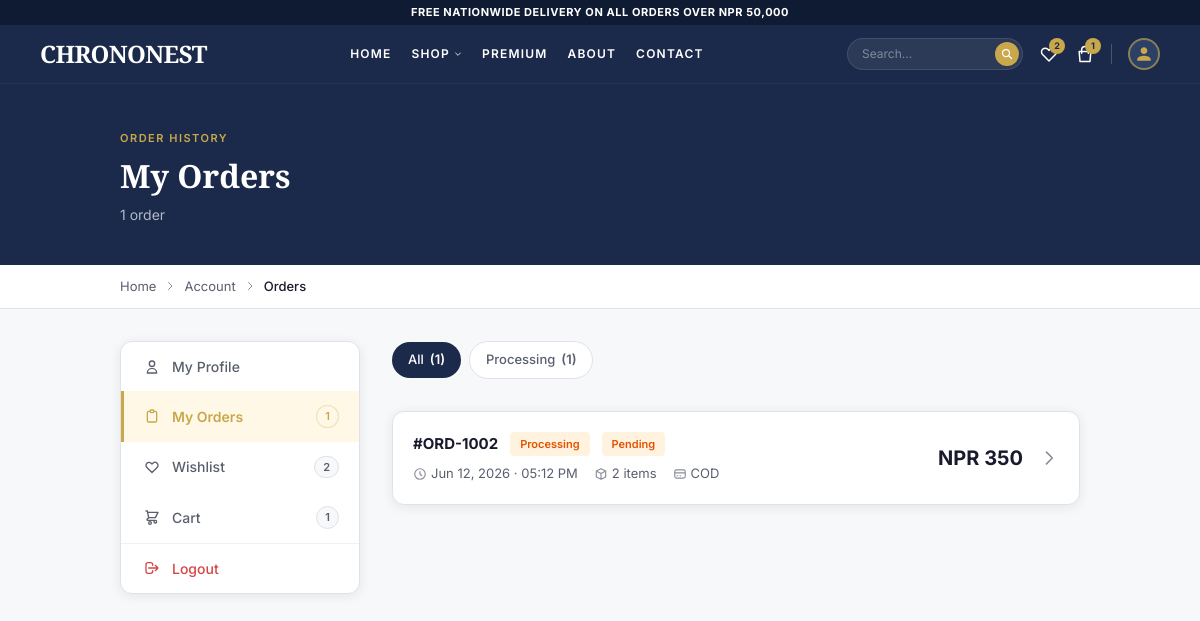
/pages/account/orders.php (signed in), run on the app's committed database.
### tables this page shows
CREATE TABLE orders (
    id INT PRIMARY KEY AUTO_INCREMENT,
    user_id INT NULL,
    order_number VARCHAR(50) UNIQUE NOT NULL,
    customer_name VARCHAR(100) NOT NULL,
    customer_email VARCHAR(100) NOT NULL,
    customer_phone VARCHAR(10) NOT NULL,
    shipping_address TEXT NOT NULL,
    payment_method ENUM('COD', 'eSewa') NOT NULL,
    payment_status ENUM('pending', 'paid', 'failed') DEFAULT 'pending',
    transaction_id VARCHAR(100) NULL,
    total_amount DECIMAL(10,2) NOT NULL,
    shipping_charge DECIMAL(10,2) DEFAULT 0,
    grand_total DECIMAL(10,2) NOT NULL,  
    order_status ENUM('pending', 'confirmed', 'processing', 'shipped', 'delivered') DEFAULT 'pending',
    admin_notes TEXT NULL,
    ordered_at TIMESTAMP DEFAULT CURRENT_TIMESTAMP,
    confirmed_at TIMESTAMP NULL,
    shipped_at TIMESTAMP NULL,
    delivered_at TIMESTAMP NULL,
    FOREIGN KEY (user_id) REFERENCES users(id) ON DELETE SET NULL
);

### pages/account/orders.php (the view, shortened to what this page needs)
<?php
require_once '../../config/db.php';
$user_id = $_SESSION['user_id'];
$status_filter = isset($_GET['status']) ? trim($_GET['status']) : '';
$where = "user_id = ?";
$params = [$user_id];
$types = "i";
$stmt = mysqli_prepare($conn, "SELECT * FROM orders WHERE $where ORDER BY ordered_at DESC");
mysqli_stmt_bind_param($stmt, $types, ...$params);
mysqli_stmt_execute($stmt);
$orders = mysqli_fetch_all(mysqli_stmt_get_result($stmt), MYSQLI_ASSOC);
$all_count = mysqli_fetch_assoc(mysqli_query($conn, "SELECT COUNT(*) as cnt FROM orders WHERE user_id = $user_id"))['cnt'];
$status_counts = [];
foreach (['pending','confirmed','processing','shipped','delivered'] as $s) {
    $sc = mysqli_fetch_assoc(mysqli_query($conn, "SELECT COUNT(*) as cnt FROM orders WHERE user_id = $user_id AND order_status = '$s'"));
    $status_counts[$s] = $sc['cnt'];
}
$order_count = $all_count;
require_once '../../includes/header.php';
?>
<section class="bg-[#1B2A4A] py-10">
    <div class="container mx-auto px-4 sm:px-6 lg:px-8">
        <span class="font-['Inter'] font-semibold text-[11px] uppercase tracking-[1.5px] text-[#C9A84C]">Order History</span>
        <h1 class="font-['Playfair_Display'] font-bold text-[32px] text-white mt-1">My Orders</h1>
        <p class="font-['Inter'] text-[14px] text-[#B0B8C9] mt-1"><?= count($orders) ?> order<?= count($orders) !== 1 ? 's' : '' ?><?= $status_filter ? ' (' . ucfirst($status_filter) . ')' : '' ?></p>
    </div>
</section>
<div class="bg-white border-b border-[#E0E2E7]">
    <div class="container mx-auto px-4 sm:px-6 lg:px-8 py-3">
        <nav class="flex items-center gap-2 font-['Inter'] text-[13px] text-[#5A5F6D]">
            <a href="../../index.php" class="hover:text-[#C9A84C] transition-colors">Home</a>
            <svg class="w-3 h-3 text-[#8A8F99]" fill="none" stroke="currentColor" viewBox="0 0 24 24"><path stroke-linecap="round" stroke-linejoin="round" stroke-width="2" d="M9 5l7 7-7 7"/></svg>
            <a href="index.php" class="hover:text-[#C9A84C] transition-colors">Account</a>
            <svg class="w-3 h-3 text-[#8A8F99]" fill="none" stroke="currentColor" viewBox="0 0 24 24"><path stroke-linecap="round" stroke-linejoin="round" stroke-width="2" d="M9 5l7 7-7 7"/></svg>
            <span class="text-[#1A1A2E] font-medium">Orders</span>
        </nav>
    </div>
</div>
<section class="py-8 bg-[#F7F8FA] min-h-screen">
    <div class="container mx-auto px-4 sm:px-6 lg:px-8">
        <div class="flex flex-col lg:flex-row gap-8">
            <aside class="w-full lg:w-[240px] flex-shrink-0">
                <div class="bg-white rounded-xl border border-[#E0E2E7] shadow-[0_2px_12px_rgba(0,0,0,0.08)] overflow-hidden sticky top-[100px]">
                    <nav class="flex flex-col">
                        <a href="index.php" class="flex items-center gap-3 px-5 py-3.5 border-l-[3px] border-transparent hover:bg-[#F7F8FA] hover:border-[#E0E2E7] font-['Inter'] font-medium text-[14px] text-[#5A5F6D] hover:text-[#1A1A2E] transition-all duration-150">
                            <svg class="w-4 h-4" fill="none" stroke="currentColor" viewBox="0 0 24 24"><path stroke-linecap="round" stroke-linejoin="round" stroke-width="2" d="M16 7a4 4 0 11-8 0 4 4 0 018 0zM12 14a7 7 0 00-7 7h14a7 7 0 00-7-7z"/></svg>
                            My Profile
                        </a>
                        <a href="orders.php" class="flex items-center gap-3 px-5 py-3.5 bg-[#FFF8E7] border-l-[3px] border-[#C9A84C] font-['Inter'] font-semibold text-[14px] text-[#C9A84C]">
                            <svg class="w-4 h-4" fill="none" stroke="currentColor" viewBox="0 0 24 24"><path stroke-linecap="round" stroke-linejoin="round" stroke-width="2" d="M9 5H7a2 2 0 00-2 2v12a2 2 0 002 2h10a2 2 0 002-2V7a2 2 0 00-2-2h-2M9 5a2 2 0 002 2h2a2 2 0 002-2M9 5a2 2 0 012-2h2a2 2 0 012 2"/></svg>
                            My Orders
                            <?php if ($order_count): ?><span class="ml-auto bg-[#FFF8E7] border border-[#C9A84C]/30 rounded-full px-2 py-0.5 font-['Inter'] font-semibold text-[11px] text-[#C9A84C]"><?= $order_count ?></span><?php endif; ?>
                        </a>
                        <a href="wishlist.php" class="flex items-center gap-3 px-5 py-3.5 border-l-[3px] border-transparent hover:bg-[#F7F8FA] hover:border-[#E0E2E7] font-['Inter'] font-medium text-[14px] text-[#5A5F6D] hover:text-[#1A1A2E] transition-all duration-150">
                            <svg class="w-4 h-4" fill="none" stroke="currentColor" viewBox="0 0 24 24"><path stroke-linecap="round" stroke-linejoin="round" stroke-width="2" d="M4.318 6.318a4.5 4.5 0 000 6.364L12 20.364l7.682-7.682a4.5 4.5 0 00-6.364-6.364L12 7.636l-1.318-1.318a4.5 4.5 0 00-6.364 0z"/></svg>
                            Wishlist
                            <?php if ($wishlist_count): ?><span class="ml-auto bg-[#F7F8FA] border border-[#E0E2E7] rounded-full px-2 py-0.5 font-['Inter'] font-semibold text-[11px] text-[#5A5F6D]"><?= $wishlist_count ?></span><?php endif; ?>
                        </a>
                        <a href="../cart.php" class="flex items-center gap-3 px-5 py-3.5 border-l-[3px] border-transparent hover:bg-[#F7F8FA] hover:border-[#E0E2E7] font-['Inter'] font-medium text-[14px] text-[#5A5F6D] hover:text-[#1A1A2E] transition-all duration-150">
                            <svg class="w-4 h-4" fill="none" stroke="currentColor" viewBox="0 0 24 24"><path stroke-linecap="round" stroke-linejoin="round" stroke-width="2" d="M3 3h2l.4 2M7 13h10l4-8H5.4M7 13L5.4 5M7 13l-2.293 2.293c-.63.63-.184 1.707.707 1.707H17m0 0a2 2 0 100 4 2 2 0 000-4zm-8 2a2 2 0 100 4 2 2 0 000-4z"/></svg>
                            Cart
                            <?php if ($cart_count): ?><span class="ml-auto bg-[#F7F8FA] border border-[#E0E2E7] rounded-full px-2 py-0.5 font-['Inter'] font-semibold text-[11px] text-[#5A5F6D]"><?= $cart_count ?></span><?php endif; ?>
                        </a>
                        <div class="border-t border-[#F0F1F3]"></div>
                        <a href="../logout.php" class="flex items-center gap-3 px-5 py-3.5 border-l-[3px] border-transparent hover:bg-[#FDEAEA] font-['Inter'] font-medium text-[14px] text-[#D64545] transition-all duration-150">
                            <svg class="w-4 h-4" fill="none" stroke="currentColor" viewBox="0 0 24 24"><path stroke-linecap="round" stroke-linejoin="round" stroke-width="2" d="M17 16l4-4m0 0l-4-4m4 4H7m6 4v1a3 3 0 01-3 3H6a3 3 0 01-3-3V7a3 3 0 013-3h4a3 3 0 013 3v1"/></svg>
                            Logout
                        </a>
                    </nav>
                </div>
            </aside>
            <div class="flex-1">
                <div class="flex items-center gap-2 mb-6 overflow-x-auto pb-2">
                    <a href="orders.php" class="inline-flex items-center gap-1.5 px-4 py-2 rounded-full font-['Inter'] font-medium text-[13px] transition-all duration-150 whitespace-nowrap <?= !$status_filter ? 'bg-[#1B2A4A] text-white' : 'bg-white border border-[#E0E2E7] text-[#5A5F6D] hover:border-[#1B2A4A] hover:text-[#1A1A2E]' ?>">All <span class="font-semibold">(<?= $all_count ?>)</span></a>
                    <?php
                    $tab_config = [
                        'pending' => 'Pending',
                        'confirmed' => 'Confirmed',
                        'processing' => 'Processing',
                        'shipped' => 'Shipped',
                        'delivered' => 'Delivered',
                    ];
                    foreach ($tab_config as $skey => $slabel):
                        if ($status_counts[$skey] == 0) continue;
                    ?>
                    <a href="orders.php?status=<?= $skey ?>" class="inline-flex items-center gap-1.5 px-4 py-2 rounded-full font-['Inter'] font-medium text-[13px] transition-all duration-150 whitespace-nowrap <?= $status_filter === $skey ? 'bg-[#1B2A4A] text-white' : 'bg-white border border-[#E0E2E7] text-[#5A5F6D] hover:border-[#1B2A4A] hover:text-[#1A1A2E]' ?>"><?= $slabel ?> <span class="font-semibold">(<?= $status_counts[$skey] ?>)</span></a>
                    <?php endforeach; ?>
                </div>
                <?php if (empty($orders)): ?>
                <div class="flex flex-col items-center justify-center py-20 text-center">
                    <svg class="w-20 h-20 text-[#E0E2E7] mb-5" fill="none" stroke="currentColor" viewBox="0 0 24 24"><path stroke-linecap="round" stroke-linejoin="round" stroke-width="1" d="M9 5H7a2 2 0 00-2 2v12a2 2 0 002 2h10a2 2 0 002-2V7a2 2 0 00-2-2h-2M9 5a2 2 0 002 2h2a2 2 0 002-2M9 5a2 2 0 012-2h2a2 2 0 012 2"/></svg>
                    <h3 class="font-['Playfair_Display'] font-semibold text-[22px] text-[#1A1A2E] mb-2">No orders found</h3>
                    <p class="font-['Inter'] text-[14px] text-[#5A5F6D] mb-6"><?= $status_filter ? 'No ' . $status_filter . ' orders.' : "You haven't placed any orders yet." ?></p>
                    <a href="../shop.php" class="inline-flex items-center gap-2 h-[44px] px-6 bg-[#C9A84C] hover:bg-[#B8953F] text-white font-['Inter'] font-semibold text-[14px] rounded-lg transition-all duration-200">Start Shopping</a>
                </div>
                <?php else: ?>
                <div class="space-y-4">
                    <?php foreach ($orders as $order):
                        $status_classes = match($order['order_status']) {
                            'pending' => 'bg-[#E3F2FD] text-[#1565C0]',
                            'confirmed' => 'bg-[#FFF3E0] text-[#E65100]',
                            'processing' => 'bg-[#FFF3E0] text-[#E65100]',
                            'shipped' => 'bg-[#E3F2FD] text-[#1565C0]',
                            'delivered' => 'bg-[#E8F5E9] text-[#2E7D32]',
                            default => 'bg-[#F7F8FA] text-[#5A5F6D]'
                        };
                        $pay_classes = match($order['payment_status']) {
                            'paid' => 'bg-[#E8F5E9] text-[#2E7D32]',
                            'failed' => 'bg-[#FDEAEA] text-[#D64545]',
                            default => 'bg-[#FFF3E0] text-[#E65100]'
                        };
                        $ic = mysqli_fetch_assoc(mysqli_query($conn, "SELECT COUNT(*) as cnt, SUM(quantity) as qty FROM order_items WHERE order_id = {$order['id']}"));
                    ?>
                    <a href="order-detail.php?id=<?= $order['id'] ?>" class="block bg-white rounded-xl border border-[#E0E2E7] shadow-[0_2px_12px_rgba(0,0,0,0.08)] hover:shadow-[0_8px_28px_rgba(0,0,0,0.14)] hover:-translate-y-0.5 transition-all duration-200 overflow-hidden">
                        <div class="flex flex-col sm:flex-row sm:items-center justify-between p-5 gap-4">
                            <div class="flex-1 min-w-0">
                                <div class="flex items-center gap-3 mb-2 flex-wrap">
                                    <span class="font-['Inter'] font-bold text-[15px] text-[#1A1A2E]">#<?= htmlspecialchars($order['order_number']) ?></span>
                                    <span class="inline-block px-2.5 py-1 rounded font-['Inter'] font-semibold text-[11px] <?= $status_classes ?>"><?= ucfirst($order['order_status']) ?></span>
                                    <span class="inline-block px-2.5 py-1 rounded font-['Inter'] font-semibold text-[11px] <?= $pay_classes ?>"><?= ucfirst($order['payment_status']) ?></span>
                                </div>
                                <div class="flex items-center gap-4 font-['Inter'] text-[13px] text-[#5A5F6D] flex-wrap">
                                    <span class="flex items-center gap-1"><svg class="w-3.5 h-3.5 text-[#8A8F99]" fill="none" stroke="currentColor" viewBox="0 0 24 24"><path stroke-linecap="round" stroke-linejoin="round" stroke-width="2" d="M12 8v4l3 3m6-3a9 9 0 11-18 0 9 9 0 0118 0z"/></svg><?= date('M d, Y · h:i A', strtotime($order['ordered_at'])) ?></span>
                                    <span class="flex items-center gap-1"><svg class="w-3.5 h-3.5 text-[#8A8F99]" fill="none" stroke="currentColor" viewBox="0 0 24 24"><path stroke-linecap="round" stroke-linejoin="round" stroke-width="2" d="M20 7l-8-4-8 4m16 0l-8 4m8-4v10l-8 4m0-10L4 7m8 4v10M4 7v10l8 4"/></svg><?= $ic['qty'] ?> item<?= $ic['qty'] > 1 ? 's' : '' ?></span>
                                    <span class="flex items-center gap-1"><svg class="w-3.5 h-3.5 text-[#8A8F99]" fill="none" stroke="currentColor" viewBox="0 0 24 24"><path stroke-linecap="round" stroke-linejoin="round" stroke-width="2" d="M3 10h18M7 15h1m4 0h1m-7 4h12a3 3 0 003-3V8a3 3 0 00-3-3H6a3 3 0 00-3 3v8a3 3 0 003 3z"/></svg><?= $order['payment_method'] ?></span>
                                </div>
                            </div>
                            <div class="flex items-center gap-4">
                                <div class="text-right">
                                    <div class="font-['Inter'] font-bold text-[20px] text-[#1A1A2E]">NPR <?= number_format($order['grand_total'], 0) ?></div>
                                </div>
                                <svg class="w-5 h-5 text-[#8A8F99]" fill="none" stroke="currentColor" viewBox="0 0 24 24"><path stroke-linecap="round" stroke-linejoin="round" stroke-width="2" d="M9 5l7 7-7 7"/></svg>
                            </div>
                        </div>
                    </a>
                    <?php endforeach; ?>
                </div>
                <?php endif; ?>
            </div>
        </div>
    </div>
</section>
<?php require_once '../../includes/footer.php'; ?>

### includes/header.php (style rules this page uses)
.font-inter { font-family: 'Inter', sans-serif; }

### data on the page
orders: order_number "ORD-1002", order_status "Processing", payment_status "Pending", ordered_at "Jun 12, 2026 · 05:12 PM", qty "2", payment_method "COD", grand_total "350"

### other printed values
$wishlist_count "2"
$cart_count "1"
count($orders) "1"
$order_count "1"
$all_count "1"
$slabel "Processing"
$status_counts[$skey] "1"
